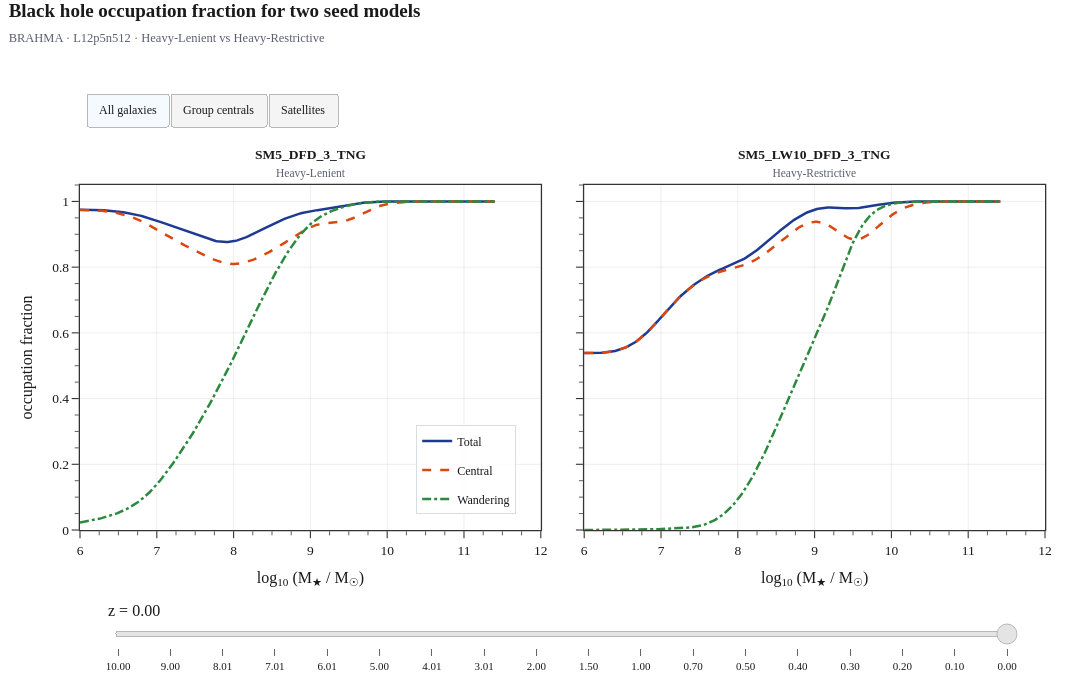

Write notebook code for a chart like this one.
### Markdown cell above
## One interactive figure instead of three panels

The matplotlib panels above show 18 curves across 3 axes. Below is the same information as a single
plotly figure: a **redshift slider**, all three occupation fractions on screen together
(distinguished by colour *and* dash pattern), and buttons to switch the **galaxy population**
between all galaxies, group centrals and satellites.

### The one idea that makes this work

Plotly's sliders and buttons are **stateless**. Each control writes an *absolute* update to the
figure and cannot read what the other control currently has selected. So if two controls write the
same property, they clobber each other — move the slider and it undoes the button, press a button
and it throws away your redshift.

The fix is to keep each control on its **own property**:

| Control | Method | Property it writes |
|---|---|---|
| redshift slider | `restyle` | `y` — the curve data |
| population buttons | `restyle` | `visible` — which traces show |

### Why there are nine traces

This is the interesting part, and it changed when the buttons were switched from *quantity* to
*population*.

Redshift changes the curve data. Population **also** changes the curve data — group centrals and
satellites have genuinely different occupation fractions. So the naive implementation puts both
controls on `y`, and they collide.

The way out is not to make the buttons smarter, it is to **add traces**. Materialise all three
populations up front:

```
traces 0,1,2  = All galaxies   (Total, Central, Wandering)
traces 3,4,5  = Group centrals (Total, Central, Wandering)
traces 6,7,8  = Satellites     (Total, Central, Wandering)
```

Now the buttons only have to reveal one block of three, which is a `visible` update, and the slider
goes back to owning `y` alone. Nine traces buys back the orthogonality.

That is the general move worth remembering: **when a second selector would also need to write data,
pre-materialise its options as traces so it can write visibility instead.** It costs memory
(9 × 18 arrays here, trivial) and buys a control scheme that cannot fight itself.

Note what is *not* multiplied — the 18 redshifts stay as slider steps rather than becoming traces.
Materialising those too would mean 9 × 18 = 162 traces. You pre-materialise the axis that needs to
be visible simultaneously; you swap data along the axis that does not.

### The restyle signature

Every `restyle` update has the same two-part shape:

```python
args=[{'property': [value_for_trace0, value_for_trace1, ...]}, [0, 1, 2, ...]]
#      \_______ what to set, one entry per trace _______/      \_ which traces _/
```

The second element lists the trace indices to apply to; the list inside the dict is distributed
across them positionally. One slider step therefore pushes all nine curves in a single update.

Two sibling methods are worth knowing: `relayout` changes figure-wide things (axis ranges, titles)
and `update` does both at once. This figure only needs `restyle`.

### NaN becomes a gap, for free

`occupation_fraction` already returns `NaN` where the effective sample size drops below
`min_effective_count`. With `connectgaps=False` plotly breaks the line at each NaN, so curves stop
where the box runs out of galaxies — the same masking as the matplotlib version, no extra code.

### What to expect when you drag the slider

The high-redshift steps are legitimately short. At z = 10 the box holds only ~321 resolved galaxies
reaching log M\* ≈ 7.2; by z = 0 the curve extends to ≈ 11.6. The x-range is deliberately **fixed**
rather than autoscaled, so dragging the slider reads as the population growing to the right over
cosmic time instead of the axis jumping on every step.

### Code cell
import plotly.graph_objects as go
from plotly.subplots import make_subplots

# ---------------------------------------------------------------------------
# 1. The two seed models. Both runs share an identical 33-snapshot redshift
#    grid, the same box and the same h, which is what lets a single slider
#    drive both panels honestly.
# ---------------------------------------------------------------------------
seed_models = [
    ('SM5_DFD_3_TNG', 'Heavy-Lenient'),
    ('SM5_LW10_DFD_3_TNG', 'Heavy-Restrictive'),
]
simulation_files = {name: Brahma_sim_path + name + '/' for name, _ in seed_models}

snapshot_values = np.asarray(snapshots, dtype=int)
redshift_values = np.asarray(redshifts, dtype=float)
slider_snapshots = np.arange(15, 33)
slider_redshifts = np.array(
    [redshift_values[np.flatnonzero(snapshot_values == s)[0]] for s in slider_snapshots]
)

mass_grid = np.linspace(6, 12, 300)

# Resolution cut. Five star particles is only the floor at which SUBFIND stops
# returning a zero stellar half-mass radius; ten is a defensible resolution
# standard and drops the most heavily stripped satellite remnants.
min_star_particles = 10

quantities = [
    ('n_bh_total', 'Total', '#1F3A93', 'solid'),
    ('n_bh_central', 'Central', '#D9480F', 'dash'),
    ('n_bh_wandering', 'Wandering', '#2B8A3E', 'dashdot'),
]
populations = ['All galaxies', 'Group centrals', 'Satellites']

# ---------------------------------------------------------------------------
# 2. Precompute: 2 runs x 3 populations x 3 quantities x 18 redshifts.
#    One snapshot read per (run, snapshot) serves all three populations.
# ---------------------------------------------------------------------------
# Survives re-running this cell, so a second run is instant. The cached value is
# the finished curves (a few hundred KB), not the per-subhalo arrays behind them.
if '_seed_curve_cache' not in globals():
    _seed_curve_cache = {}


def snapshot_curves(model, snapshot):
    """Occupation curves for one run and snapshot, for all populations."""
    # min_star_particles belongs in the key: without it, changing the cut would
    # silently return curves computed under the old one.
    cache_key = (model, int(snapshot), min_star_particles,
                 tuple(mass_grid[[0, -1]]), mass_grid.size)
    if cache_key in _seed_curve_cache:
        return _seed_curve_cache[cache_key], True

    sim_file = simulation_files[model]
    counts = count_central_and_wandering(snapshot, sim_file)
    is_group_central = group_central_flag(snapshot, sim_file)
    resolved = ((counts['star_particle_count'] >= min_star_particles)
                & (counts['stellar_mass'] > 0))

    population_masks = {
        'All galaxies': resolved,
        'Group centrals': resolved & is_group_central,
        'Satellites': resolved & ~is_group_central,
    }
    result = {}
    for population, mask in population_masks.items():
        log_stellar_mass = np.log10(counts['stellar_mass'][mask])
        result[population] = {
            key: occupation_fraction(log_stellar_mass, counts[key][mask] > 0, mass_grid)
            for key, _, _, _ in quantities
        }
    _seed_curve_cache[cache_key] = result
    return result, False


curves = {
    model: {population: {key: [] for key, _, _, _ in quantities} for population in populations}
    for model, _ in seed_models
}

total_reads = len(seed_models) * len(slider_snapshots)
done = 0
for model, _ in seed_models:
    for snapshot in slider_snapshots:
        result, was_cached = snapshot_curves(model, snapshot)
        for population in populations:
            for key, _, _, _ in quantities:
                curves[model][population][key].append(result[population][key])
        done += 1
        print(f'  [{done:2d}/{total_reads}] {model:22s} snap {snapshot:2d}'
              f'{"  (cached)" if was_cached else ""}', flush=True)

initial_index = len(slider_redshifts) - 1   # opens at z = 0

# ---------------------------------------------------------------------------
# 3. Eighteen traces: 2 panels x 3 populations x 3 quantities.
#    The slider still owns `y` and the buttons still own `visible`, so the two
#    controls stay on disjoint properties -- adding a second panel just widens
#    the trace list, it does not change the scheme.
#    Only the left panel carries legend entries; the right panel repeats the
#    same three styles, so a second set would be noise.
# ---------------------------------------------------------------------------
trace_order = [
    (model, population, key)
    for population in populations
    for column, (model, _) in enumerate(seed_models)
    for key, _, _, _ in quantities
]
all_traces = list(range(len(trace_order)))

figure = make_subplots(
    rows=1, cols=2, shared_yaxes=True, horizontal_spacing=0.045,
    subplot_titles=[f'<b>{name}</b><br><span style="font-size:11.5px;color:#5A6070">{note}</span>'
                    for name, note in seed_models],
)

for population in populations:
    for column, (model, _) in enumerate(seed_models):
        for key, label, colour, dash in quantities:
            figure.add_trace(
                go.Scatter(
                    x=mass_grid,
                    y=curves[model][population][key][initial_index],
                    name=label,
                    mode='lines',
                    line=dict(color=colour, width=2.5, dash=dash),
                    connectgaps=False,
                    visible=(population == populations[0]),
                    showlegend=(column == 0),
                    legendgroup=label,
                    hovertemplate=f'<b>{label}</b>   %{{y:.3f}}<extra></extra>',
                ),
                row=1, col=column + 1,
            )

# ---------------------------------------------------------------------------
# 4. One slider, both panels: each step rewrites `y` on all eighteen traces.
# ---------------------------------------------------------------------------
slider_steps = [
    dict(
        method='restyle',
        args=[{'y': [curves[model][population][key][index]
                     for model, population, key in trace_order]}, all_traces],
        label=f'{redshift:.2f}',
    )
    for index, redshift in enumerate(slider_redshifts)
]

# ---------------------------------------------------------------------------
# 5. Buttons reveal one population across both panels (six traces at a time).
# ---------------------------------------------------------------------------
population_buttons = [
    dict(
        method='restyle',
        args=[{'visible': [trace_population == population
                           for _, trace_population, _ in trace_order]}, all_traces],
        label=population,
    )
    for population in populations
]

# ---------------------------------------------------------------------------
# 6. Layout.
# ---------------------------------------------------------------------------
axis_style = dict(
    showline=True, linewidth=1.3, linecolor='#333333', mirror=True,
    ticks='outside', ticklen=7, tickwidth=1.1, tickcolor='#333333',
    showgrid=True, gridcolor='rgba(0,0,0,0.07)', gridwidth=1, zeroline=False,
)
minor_style = dict(ticks='outside', ticklen=4, tickwidth=0.8, showgrid=False)

figure.update_xaxes(
    title='log<sub>10</sub> (M<sub>&#9733;</sub> / M<sub>&#9737;</sub>)',
    range=[6, 12], dtick=1, minor=dict(dtick=0.25, **minor_style), **axis_style,
)
figure.update_yaxes(range=[0, 1.05], dtick=0.2, minor=dict(dtick=0.05, **minor_style), **axis_style)
figure.update_yaxes(title='occupation fraction', row=1, col=1)

# make_subplots parks its titles just above each panel, which is exactly where the
# buttons and legend want to be. Pin them to their own band low down instead.
for annotation in figure.layout.annotations:
    annotation.update(
        y=1.01, yanchor='bottom',
        font=dict(size=13.5, family='Georgia, "Times New Roman", serif'),
    )

figure.update_layout(
    template='simple_white',
    width=1080, height=680,
    font=dict(family='Georgia, "Times New Roman", serif', size=13.5, color='#1A1A1A'),
    plot_bgcolor='white', paper_bgcolor='white',
    title=dict(
        text=('<b>Black hole occupation fraction for two seed models</b>'
              '<br><span style="font-size:12.5px;color:#5A6070">'
              'BRAHMA &#183; L12p5n512 &#183; Heavy-Lenient vs Heavy-Restrictive</span>'),
        x=0.008, xanchor='left', y=0.975, yanchor='top', font=dict(size=19),
    ),
    hovermode='x unified',
    legend=dict(
        orientation='v', x=0.452, xanchor='right', y=0.045, yanchor='bottom',
        bgcolor='rgba(255,255,255,0.88)', bordercolor='#D8DCE3', borderwidth=1,
        font=dict(size=12), itemwidth=30,
    ),
    updatemenus=[dict(
        type='buttons', direction='right', buttons=population_buttons,
        x=0, xanchor='left', y=1.28, yanchor='top', showactive=True,
        bgcolor='#F4F4F4', bordercolor='#B8B8B8', borderwidth=1,
        font=dict(size=12), pad=dict(l=6, r=6, t=5, b=5),
    )],
    sliders=[dict(
        active=initial_index, steps=slider_steps,
        currentvalue=dict(prefix='z = ', font=dict(size=16), xanchor='left', offset=12),
        pad=dict(t=65, l=4, r=4), len=0.95, x=0.025,
        bgcolor='#E4E4E4', activebgcolor='#1F3A93', bordercolor='#B8B8B8',
        tickcolor='#666666', font=dict(size=11),
    )],
    margin=dict(l=80, r=35, t=185, b=95),
)

# Save the figure for the GitHub Pages build. Then, from the repo root:
#     python py_files/build_docs.py
# which splices it into the marked block in docs/index.html. Saving JSON rather
# than HTML means rebuilding the page never has to re-read /orange.
figure.write_json('../figures/bhof_occupation.json')

figure.show()

### Figure 1 — Plotly figure (JSON) as saved in the notebook; plotly's stock layout.template omitted (floating-point values rounded to 4 significant figures; data arrays with more than 128 entries replaced by an {"elided": "..."} marker saying what was removed)
{"data": [{"connectgaps": false, "hovertemplate": "<b>Total</b>   %{y:.3f}<extra></extra>", "legendgroup": "Total", "line": {"color": "#1F3A93", "dash": "solid", "width": 2.5}, "mode": "lines", "name": "Total", "showlegend": true, "type": "scatter", "visible": true, "x": {"elided": "300 float values"}, "xaxis": "x", "y": {"elided": "300 float values"}, "yaxis": "y"}, {"connectgaps": false, "hovertemplate": "<b>Central</b>   %{y:.3f}<extra></extra>", "legendgroup": "Central", "line": {"color": "#D9480F", "dash": "dash", "width": 2.5}, "mode": "lines", "name": "Central", "showlegend": true, "type": "scatter", "visible": true, "x": {"elided": "300 float values"}, "xaxis": "x", "y": {"elided": "300 float values"}, "yaxis": "y"}, {"connectgaps": false, "hovertemplate": "<b>Wandering</b>   %{y:.3f}<extra></extra>", "legendgroup": "Wandering", "line": {"color": "#2B8A3E", "dash": "dashdot", "width": 2.5}, "mode": "lines", "name": "Wandering", "showlegend": true, "type": "scatter", "visible": true, "x": {"elided": "300 float values"}, "xaxis": "x", "y": {"elided": "300 float values"}, "yaxis": "y"}, {"connectgaps": false, "hovertemplate": "<b>Total</b>   %{y:.3f}<extra></extra>", "legendgroup": "Total", "line": {"color": "#1F3A93", "dash": "solid", "width": 2.5}, "mode": "lines", "name": "Total", "showlegend": false, "type": "scatter", "visible": true, "x": {"elided": "300 float values"}, "xaxis": "x2", "y": {"elided": "300 float values"}, "yaxis": "y2"}, {"connectgaps": false, "hovertemplate": "<b>Central</b>   %{y:.3f}<extra></extra>", "legendgroup": "Central", "line": {"color": "#D9480F", "dash": "dash", "width": 2.5}, "mode": "lines", "name": "Central", "showlegend": false, "type": "scatter", "visible": true, "x": {"elided": "300 float values"}, "xaxis": "x2", "y": {"elided": "300 float values"}, "yaxis": "y2"}, {"connectgaps": false, "hovertemplate": "<b>Wandering</b>   %{y:.3f}<extra></extra>", "legendgroup": "Wandering", "line": {"color": "#2B8A3E", "dash": "dashdot", "width": 2.5}, "mode": "lines", "name": "Wandering", "showlegend": false, "type": "scatter", "visible": true, "x": {"elided": "300 float values"}, "xaxis": "x2", "y": {"elided": "300 float values"}, "yaxis": "y2"}, {"connectgaps": false, "hovertemplate": "<b>Total</b>   %{y:.3f}<extra></extra>", "legendgroup": "Total", "line": {"color": "#1F3A93", "dash": "solid", "width": 2.5}, "mode": "lines", "name": "Total", "showlegend": true, "type": "scatter", "visible": false, "x": {"elided": "300 float values"}, "xaxis": "x", "y": {"elided": "300 float values"}, "yaxis": "y"}, {"connectgaps": false, "hovertemplate": "<b>Central</b>   %{y:.3f}<extra></extra>", "legendgroup": "Central", "line": {"color": "#D9480F", "dash": "dash", "width": 2.5}, "mode": "lines", "name": "Central", "showlegend": true, "type": "scatter", "visible": false, "x": {"elided": "300 float values"}, "xaxis": "x", "y": {"elided": "300 float values"}, "yaxis": "y"}, {"connectgaps": false, "hovertemplate": "<b>Wandering</b>   %{y:.3f}<extra></extra>", "legendgroup": "Wandering", "line": {"color": "#2B8A3E", "dash": "dashdot", "width": 2.5}, "mode": "lines", "name": "Wandering", "showlegend": true, "type": "scatter", "visible": false, "x": {"elided": "300 float values"}, "xaxis": "x", "y": {"elided": "300 float values"}, "yaxis": "y"}, {"connectgaps": false, "hovertemplate": "<b>Total</b>   %{y:.3f}<extra></extra>", "legendgroup": "Total", "line": {"color": "#1F3A93", "dash": "solid", "width": 2.5}, "mode": "lines", "name": "Total", "showlegend": false, "type": "scatter", "visible": false, "x": {"elided": "300 float values"}, "xaxis": "x2", "y": {"elided": "300 float values"}, "yaxis": "y2"}, {"connectgaps": false, "hovertemplate": "<b>Central</b>   %{y:.3f}<extra></extra>", "legendgroup": "Central", "line": {"color": "#D9480F", "dash": "dash", "width": 2.5}, "mode": "lines", "name": "Central", "showlegend": false, "type": "scatter", "visible": false, "x": {"elided": "300 float values"}, "xaxis": "x2", "y": {"elided": "300 float values"}, "yaxis": "y2"}, {"connectgaps": false, "hovertemplate": "<b>Wandering</b>   %{y:.3f}<extra></extra>", "legendgroup": "Wandering", "line": {"color": "#2B8A3E", "dash": "dashdot", "width": 2.5}, "mode": "lines", "name": "Wandering", "showlegend": false, "type": "scatter", "visible": false, "x": {"elided": "300 float values"}, "xaxis": "x2", "y": {"elided": "300 float values"}, "yaxis": "y2"}, {"connectgaps": false, "hovertemplate": "<b>Total</b>   %{y:.3f}<extra></extra>", "legendgroup": "Total", "line": {"color": "#1F3A93", "dash": "solid", "width": 2.5}, "mode": "lines", "name": "Total", "showlegend": true, "type": "scatter", "visible": false, "x": {"elided": "300 float values"}, "xaxis": "x", "y": {"elided": "300 float values"}, "yaxis": "y"}, {"connectgaps": false, "hovertemplate": "<b>Central</b>   %{y:.3f}<extra></extra>", "legendgroup": "Central", "line": {"color": "#D9480F", "dash": "dash", "width": 2.5}, "mode": "lines", "name": "Central", "showlegend": true, "type": "scatter", "visible": false, "x": {"elided": "300 float values"}, "xaxis": "x", "y": {"elided": "300 float values"}, "yaxis": "y"}, {"connectgaps": false, "hovertemplate": "<b>Wandering</b>   %{y:.3f}<extra></extra>", "legendgroup": "Wandering", "line": {"color": "#2B8A3E", "dash": "dashdot", "width": 2.5}, "mode": "lines", "name": "Wandering", "showlegend": true, "type": "scatter", "visible": false, "x": {"elided": "300 float values"}, "xaxis": "x", "y": {"elided": "300 float values"}, "yaxis": "y"}, {"connectgaps": false, "hovertemplate": "<b>Total</b>   %{y:.3f}<extra></extra>", "legendgroup": "Total", "line": {"color": "#1F3A93", "dash": "solid", "width": 2.5}, "mode": "lines", "name": "Total", "showlegend": false, "type": "scatter", "visible": false, "x": {"elided": "300 float values"}, "xaxis": "x2", "y": {"elided": "300 float values"}, "yaxis": "y2"}, {"connectgaps": false, "hovertemplate": "<b>Central</b>   %{y:.3f}<extra></extra>", "legendgroup": "Central", "line": {"color": "#D9480F", "dash": "dash", "width": 2.5}, "mode": "lines", "name": "Central", "showlegend": false, "type": "scatter", "visible": false, "x": {"elided": "300 float values"}, "xaxis": "x2", "y": {"elided": "300 float values"}, "yaxis": "y2"}, {"connectgaps": false, "hovertemplate": "<b>Wandering</b>   %{y:.3f}<extra></extra>", "legendgroup": "Wandering", "line": {"color": "#2B8A3E", "dash": "dashdot", "width": 2.5}, "mode": "lines", "name": "Wandering", "showlegend": false, "type": "scatter", "visible": false, "x": {"elided": "300 float values"}, "xaxis": "x2", "y": {"elided": "300 float values"}, "yaxis": "y2"}], "layout": {"annotations": [{"font": {"family": "Georgia, \"Times New Roman\", serif", "size": 13.5}, "showarrow": false, "text": "<b>SM5_DFD_3_TNG</b><br><span style=\"font-size:11.5px;color:#5A6070\">Heavy-Lenient</span>", "x": 0.2387, "xanchor": "center", "xref": "paper", "y": 1.01, "yanchor": "bottom", "yref": "paper"}, {"font": {"family": "Georgia, \"Times New Roman\", serif", "size": 13.5}, "showarrow": false, "text": "<b>SM5_LW10_DFD_3_TNG</b><br><span style=\"font-size:11.5px;color:#5A6070\">Heavy-Restrictive</span>", "x": 0.7612, "xanchor": "center", "xref": "paper", "y": 1.01, "yanchor": "bottom", "yref": "paper"}], "font": {"color": "#1A1A1A", "family": "Georgia, \"Times New Roman\", serif", "size": 13.5}, "height": 680, "hovermode": "x unified", "legend": {"bgcolor": "rgba(255,255,255,0.88)", "bordercolor": "#D8DCE3", "borderwidth": 1, "font": {"size": 12}, "itemwidth": 30, "orientation": "v", "x": 0.452, "xanchor": "right", "y": 0.045, "yanchor": "bottom"}, "margin": {"b": 95, "l": 80, "r": 35, "t": 185}, "paper_bgcolor": "white", "plot_bgcolor": "white", "sliders": [{"active": 17, "activebgcolor": "#1F3A93", "bgcolor": "#E4E4E4", "bordercolor": "#B8B8B8", "currentvalue": {"font": {"size": 16}, "offset": 12, "prefix": "z = ", "xanchor": "left"}, "font": {"size": 11}, "len": 0.95, "pad": {"l": 4, "r": 4, "t": 65}, "steps": [{"args": [{"y": {"elided": "18x300 float values"}}, [0, 1, 2, 3, 4, 5, 6, 7, 8, 9, 10, 11, 12, 13, 14, 15, 16, 17]], "label": "10.00", "method": "restyle"}, {"args": [{"y": {"elided": "18x300 float values"}}, [0, 1, 2, 3, 4, 5, 6, 7, 8, 9, 10, 11, 12, 13, 14, 15, 16, 17]], "label": "9.00", "method": "restyle"}, {"args": [{"y": {"elided": "18x300 float values"}}, [0, 1, 2, 3, 4, 5, 6, 7, 8, 9, 10, 11, 12, 13, 14, 15, 16, 17]], "label": "8.01", "method": "restyle"}, {"args": [{"y": {"elided": "18x300 float values"}}, [0, 1, 2, 3, 4, 5, 6, 7, 8, 9, 10, 11, 12, 13, 14, 15, 16, 17]], "label": "7.01", "method": "restyle"}, {"args": [{"y": {"elided": "18x300 float values"}}, [0, 1, 2, 3, 4, 5, 6, 7, 8, 9, 10, 11, 12, 13, 14, 15, 16, 17]], "label": "6.01", "method": "restyle"}, {"args": [{"y": {"elided": "18x300 float values"}}, [0, 1, 2, 3, 4, 5, 6, 7, 8, 9, 10, 11, 12, 13, 14, 15, 16, 17]], "label": "5.00", "method": "restyle"}, {"args": [{"y": {"elided": "18x300 float values"}}, [0, 1, 2, 3, 4, 5, 6, 7, 8, 9, 10, 11, 12, 13, 14, 15, 16, 17]], "label": "4.01", "method": "restyle"}, {"args": [{"y": {"elided": "18x300 float values"}}, [0, 1, 2, 3, 4, 5, 6, 7, 8, 9, 10, 11, 12, 13, 14, 15, 16, 17]], "label": "3.01", "method": "restyle"}, {"args": [{"y": {"elided": "18x300 float values"}}, [0, 1, 2, 3, 4, 5, 6, 7, 8, 9, 10, 11, 12, 13, 14, 15, 16, 17]], "label": "2.00", "method": "restyle"}, {"args": [{"y": {"elided": "18x300 float values"}}, [0, 1, 2, 3, 4, 5, 6, 7, 8, 9, 10, 11, 12, 13, 14, 15, 16, 17]], "label": "1.50", "method": "restyle"}, {"args": [{"y": {"elided": "18x300 float values"}}, [0, 1, 2, 3, 4, 5, 6, 7, 8, 9, 10, 11, 12, 13, 14, 15, 16, 17]], "label": "1.00", "method": "restyle"}, {"args": [{"y": {"elided": "18x300 float values"}}, [0, 1, 2, 3, 4, 5, 6, 7, 8, 9, 10, 11, 12, 13, 14, 15, 16, 17]], "label": "0.70", "method": "restyle"}, {"args": [{"y": {"elided": "18x300 float values"}}, [0, 1, 2, 3, 4, 5, 6, 7, 8, 9, 10, 11, 12, 13, 14, 15, 16, 17]], "label": "0.50", "method": "restyle"}, {"args": [{"y": {"elided": "18x300 float values"}}, [0, 1, 2, 3, 4, 5, 6, 7, 8, 9, 10, 11, 12, 13, 14, 15, 16, 17]], "label": "0.40", "method": "restyle"}, {"args": [{"y": {"elided": "18x300 float values"}}, [0, 1, 2, 3, 4, 5, 6, 7, 8, 9, 10, 11, 12, 13, 14, 15, 16, 17]], "label": "0.30", "method": "restyle"}, {"args": [{"y": {"elided": "18x300 float values"}}, [0, 1, 2, 3, 4, 5, 6, 7, 8, 9, 10, 11, 12, 13, 14, 15, 16, 17]], "label": "0.20", "method": "restyle"}, {"args": [{"y": {"elided": "18x300 float values"}}, [0, 1, 2, 3, 4, 5, 6, 7, 8, 9, 10, 11, 12, 13, 14, 15, 16, 17]], "label": "0.10", "method": "restyle"}, {"args": [{"y": {"elided": "18x300 float values"}}, [0, 1, 2, 3, 4, 5, 6, 7, 8, 9, 10, 11, 12, 13, 14, 15, 16, 17]], "label": "0.00", "method": "restyle"}], "tickcolor": "#666666", "x": 0.025}], "title": {"font": {"size": 19}, "text": "<b>Black hole occupation fraction for two seed models</b><br><span style=\"font-size:12.5px;color:#5A6070\">BRAHMA &#183; L12p5n512 &#183; Heavy-Lenient vs Heavy-Restrictive</span>", "x": 0.008, "xanchor": "left", "y": 0.975, "yanchor": "top"}, "updatemenus": [{"bgcolor": "#F4F4F4", "bordercolor": "#B8B8B8", "borderwidth": 1, "buttons": [{"args": [{"visible": [true, true, true, true, true, true, false, false, false, false, false, false, false, false, false, false, false, false]}, [0, 1, 2, 3, 4, 5, 6, 7, 8, 9, 10, 11, 12, 13, 14, 15, 16, 17]], "label": "All galaxies", "method": "restyle"}, {"args": [{"visible": [false, false, false, false, false, false, true, true, true, true, true, true, false, false, false, false, false, false]}, [0, 1, 2, 3, 4, 5, 6, 7, 8, 9, 10, 11, 12, 13, 14, 15, 16, 17]], "label": "Group centrals", "method": "restyle"}, {"args": [{"visible": [false, false, false, false, false, false, false, false, false, false, false, false, true, true, true, true, true, true]}, [0, 1, 2, 3, 4, 5, 6, 7, 8, 9, 10, 11, 12, 13, 14, 15, 16, 17]], "label": "Satellites", "method": "restyle"}], "direction": "right", "font": {"size": 12}, "pad": {"b": 5, "l": 6, "r": 6, "t": 5}, "showactive": true, "type": "buttons", "x": 0, "xanchor": "left", "y": 1.28, "yanchor": "top"}], "width": 1080, "xaxis": {"anchor": "y", "domain": [0, 0.4775], "dtick": 1, "gridcolor": "rgba(0,0,0,0.07)", "gridwidth": 1, "linecolor": "#333333", "linewidth": 1.3, "minor": {"dtick": 0.25, "showgrid": false, "ticklen": 4, "ticks": "outside", "tickwidth": 0.8}, "mirror": true, "range": [6, 12], "showgrid": true, "showline": true, "tickcolor": "#333333", "ticklen": 7, "ticks": "outside", "tickwidth": 1.1, "title": {"text": "log<sub>10</sub> (M<sub>&#9733;</sub> / M<sub>&#9737;</sub>)"}, "zeroline": false}, "xaxis2": {"anchor": "y2", "domain": [0.5225, 1], "dtick": 1, "gridcolor": "rgba(0,0,0,0.07)", "gridwidth": 1, "linecolor": "#333333", "linewidth": 1.3, "minor": {"dtick": 0.25, "showgrid": false, "ticklen": 4, "ticks": "outside", "tickwidth": 0.8}, "mirror": true, "range": [6, 12], "showgrid": true, "showline": true, "tickcolor": "#333333", "ticklen": 7, "ticks": "outside", "tickwidth": 1.1, "title": {"text": "log<sub>10</sub> (M<sub>&#9733;</sub> / M<sub>&#9737;</sub>)"}, "zeroline": false}, "yaxis": {"anchor": "x", "domain": [0, 1], "dtick": 0.2, "gridcolor": "rgba(0,0,0,0.07)", "gridwidth": 1, "linecolor": "#333333", "linewidth": 1.3, "minor": {"dtick": 0.05, "showgrid": false, "ticklen": 4, "ticks": "outside", "tickwidth": 0.8}, "mirror": true, "range": [0, 1.05], "showgrid": true, "showline": true, "tickcolor": "#333333", "ticklen": 7, "ticks": "outside", "tickwidth": 1.1, "title": {"text": "occupation fraction"}, "zeroline": false}, "yaxis2": {"anchor": "x2", "domain": [0, 1], "dtick": 0.2, "gridcolor": "rgba(0,0,0,0.07)", "gridwidth": 1, "linecolor": "#333333", "linewidth": 1.3, "matches": "y", "minor": {"dtick": 0.05, "showgrid": false, "ticklen": 4, "ticks": "outside", "tickwidth": 0.8}, "mirror": true, "range": [0, 1.05], "showgrid": true, "showline": true, "showticklabels": false, "tickcolor": "#333333", "ticklen": 7, "ticks": "outside", "tickwidth": 1.1, "zeroline": false}}}
